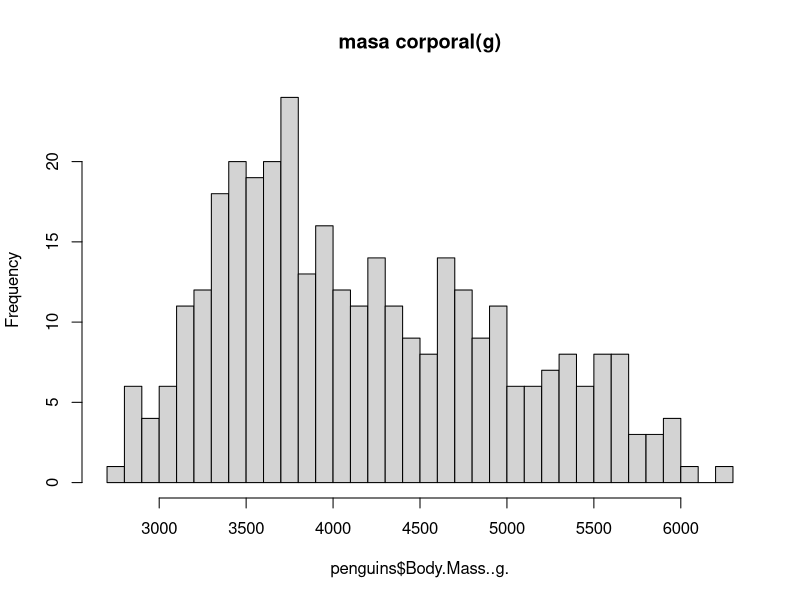
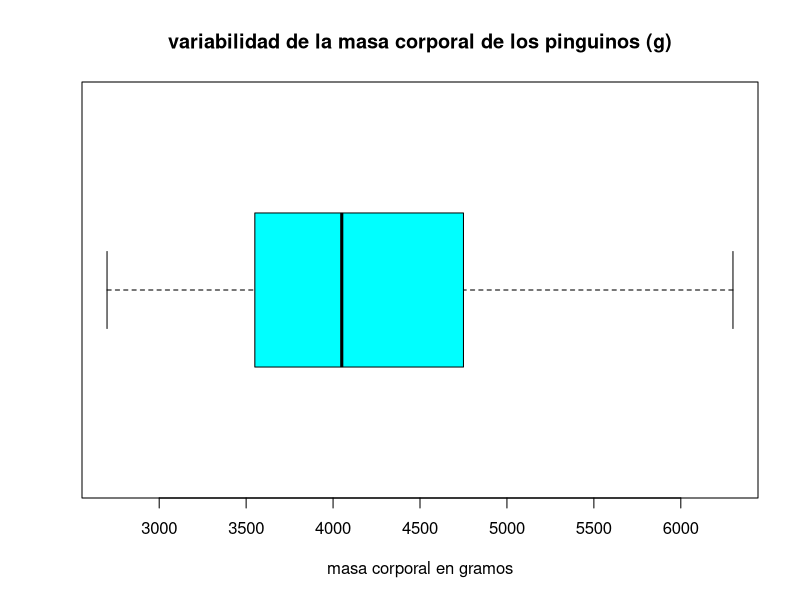
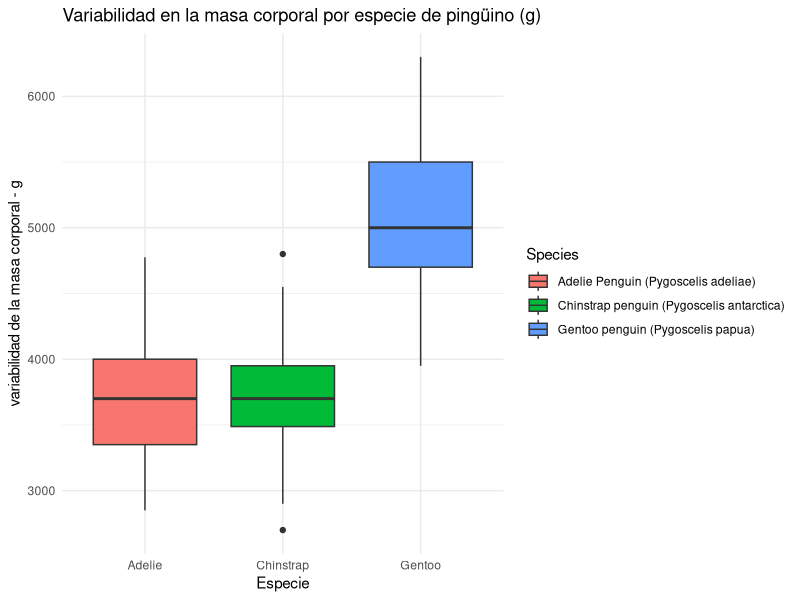
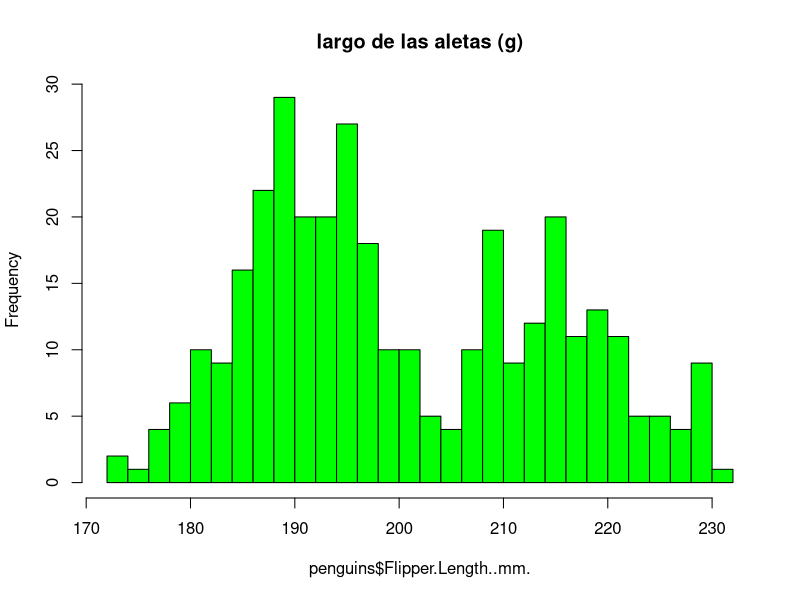
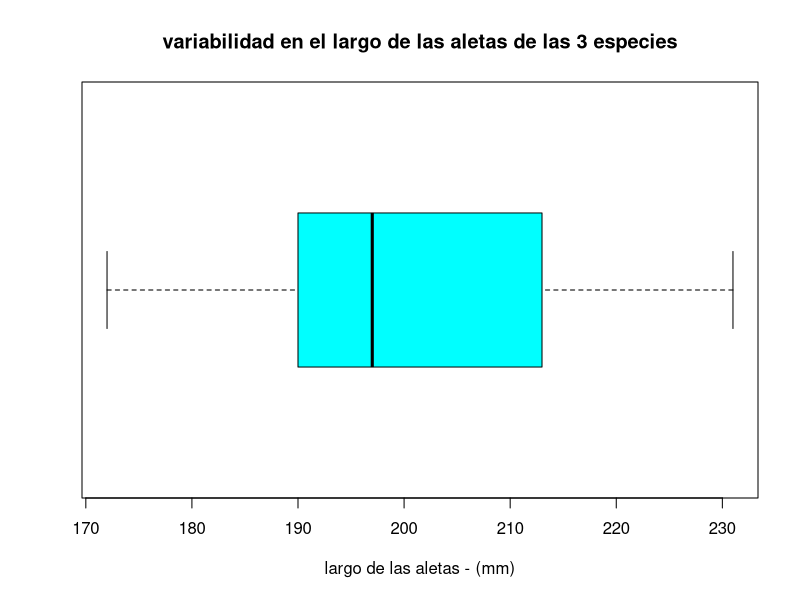
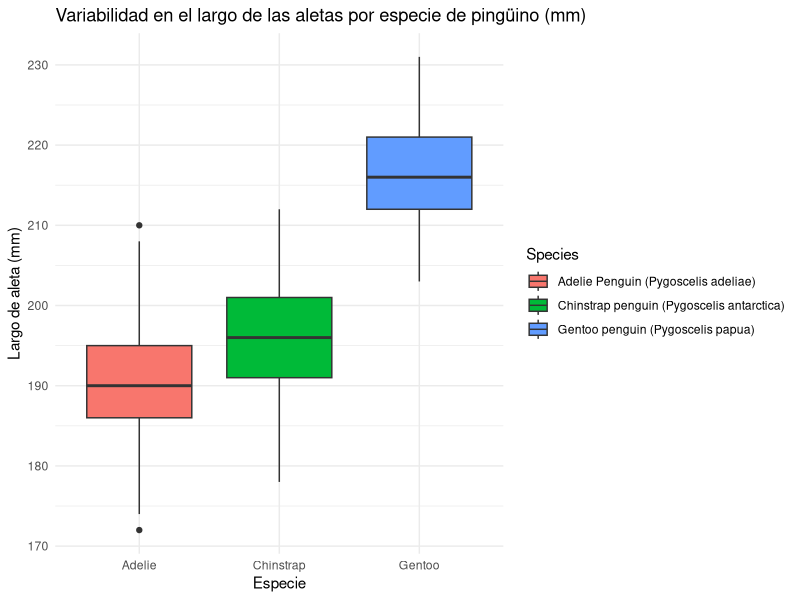
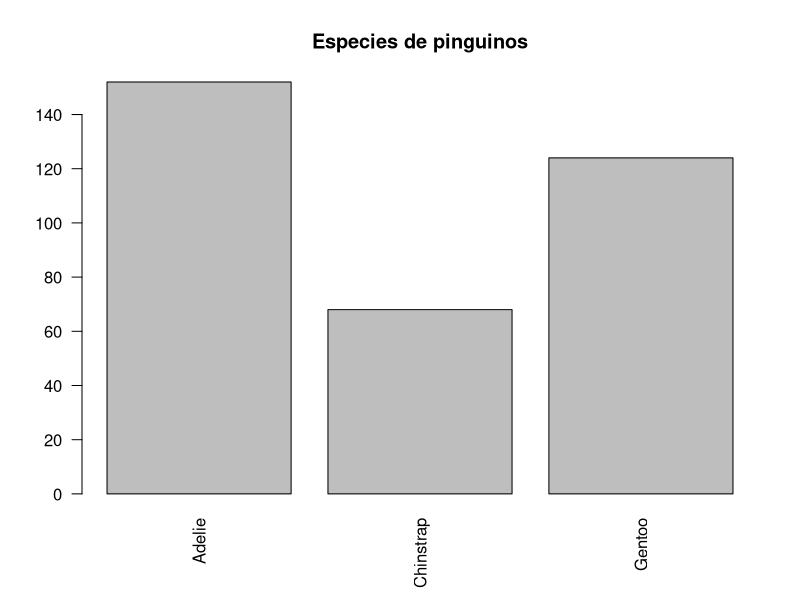
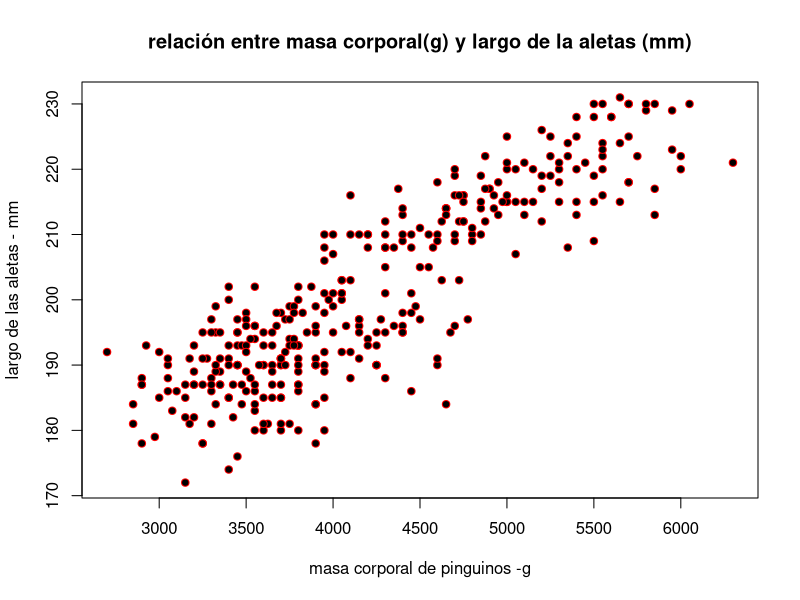

Write R code to recreate these figures, in order.
#si no están isntaladas ejecuta esto
librerias <- c("readr", "readxl", "ggplot2", "tidyr", "dplyr", "lmtest")
for (lib in librerias) {
  if (!require(lib, character.only = TRUE)) {
    install.packages(lib)
    library(lib, character.only = TRUE)
  }
}

#librerías para cargar la data 
library(readr)
library(readxl)

#librerías para exploración y limpieza
library(ggplot2)
library(tidyr)
library(dplyr)

#lmtest: contiene diferentes pruebas para verificar asunciones como homocedasticidad, independencia, etc.
library(lmtest)


raw_data <- read_excel("6_penguins_lter.xlsx", col_names = FALSE)

penguins <- read.csv(text = paste(raw_data[[1]], collapse = "\n"),
                     stringsAsFactors = FALSE)

# ================================ #
# Análisis exploratorio de datos #
# ================================ #

# checklist: agregar una respuesta cuando se haya definido en la asignación del av

# ¿Cuál será la variable variable objetivo (Y)? (cuantitativa continua)
# ¿Cuál será la variable predictora (X)? (cuantitativa)
# ¿Cuál será la  variable de agrupación? (categórica)
# ¿Hay relación lineal visible entre X e Y?
# ¿Cuántos datos faltantes tengo y en qué variables?
# ¿Cuál es la justificación teórica para elegir estas variables?

# "==== estructura del data-set ===== \n"
glimpse(penguins)
#====================================================

# "==== dimensiones del data-set ===== \n"
dim(penguins)
#====================================================

# "==== nombres de las columnas/variables ===== \n"
names(penguins)
#====================================================

# "==== primeros 10 registros ===== \n"
head(penguins, 10)
#====================================================

# "==== valores faltantes ===== \n"
colSums(is.na(penguins))
#====================================================

#valores de body mass
penguins[["Body.Mass..g."]]
#====================================================

#valores nulos de body mass
sum(is.na(penguins[["Body.Mass..g."]])) #342 de 344 registros completos 
#====================================================

#filas duplicadas
filasDuplicadas <- sum(duplicated(penguins))
cat("Número de filas duplicadas en el data-set: ", filasDuplicadas)
#====================================================

# "==== resumen estadístico ===== \n"
summary(penguins)

# lo que muestra:
#   resumen genérico de:
#   Variables numéricas: Muestra el valor mínimo, el primer cuartil (25%),
#   la mediana, la media, el tercer cuartil (75%) y el valor máximo.
#   También avisa si hay datos perdidos (NA).Variables categóricas o factores:
#   Cuenta la frecuencia de cada categoría o nivel.Modelos estadísticos (ej. lm):
#   Presenta los coeficientes, el error estándar, los valores p y métricas como el R².
#====================================================

#histograma, masa corporal
hist(penguins$Body.Mass..g.,
     breaks = 30,
     main = "masa corporal(g)")

#boxplot: masa del cuerpo
boxplot(penguins$Body.Mass..g.,
        xlab = "masa corporal en gramos",
        horizontal = TRUE,
        main = "variabilidad de la masa corporal de los pinguinos (g)",
        col = "cyan")

#boxplot: variabilidad de la masa corporal en gramos por especie
#uso de GGplot pq no me permitía colocar de forma nativa una grilla en el plot.
ggplot(penguins, aes(x = Species, y = `Body.Mass..g.`, fill = Species)) +
  geom_boxplot() +
  scale_x_discrete(labels = c("Adelie", "Chinstrap", "Gentoo")) +
  theme_minimal() +
  labs(title = "Variabilidad en la masa corporal por especie de pingüino (g)",
       x = "Especie",
       y = "variabilidad de la masa corporal - g")

#=========================== ALETAS - PINGUINOS ====================================================
#¿hay valores nulos en esta colmuna?
valoresNulosAletas <- sum(is.na(penguins[["Flipper.Length..mm."]])) #342 de 344 registros completos 
cat("valores nulos para la longitud de las aletas de los pinguinos (mm): ", valoresNulosAletas)

#histograma: largo de las aletas (mm)
hist(penguins$Flipper.Length..mm.,
     breaks = 30,
     main ="largo de las aletas (g)",
     col = "green")

#boxplot: variabilidad en el largo de las aletas
boxplot(penguins$Flipper.Length..mm.,
        xlab = "largo de las aletas - (mm)",
        main = "variabilidad en el largo de las aletas de las 3 especies",
        horizontal = TRUE,
        col = "cyan")

#boxplot: variabilidad del largo de las aletas por especie
#uso de GGplot pq no me permitía colocar de forma nativa una grilla en el plot.
ggplot(penguins, aes(x = Species, y = `Flipper.Length..mm.`, fill = Species)) +
  geom_boxplot() +
  scale_x_discrete(labels = c("Adelie", "Chinstrap", "Gentoo")) +
  theme_minimal() +
  labs(title = "Variabilidad en el largo de las aletas por especie de pingüino (mm)",
       x = "Especie",
       y = "Largo de aleta (mm)")

#barplot para visualizar categóricos
barplot(table(penguins$Species),
        main = "Especies de pinguinos",
        names.arg = c("Adelie", "Chinstrap", "Gentoo"),
        las = 2)

#============= SUPUESTOS =========== #
#Coeficiente R: o coeficiente de correlación de pearson,
#mide la fuerza y la dirección de la relación lineal entre
#dos variables cuantitativas. Su valor va desde -1 hasta 1,
#indicando si los cambios en una variable se acompañan de cambios proporcionales en la otra.
#entonces, un valor más cercano a 1 indica una fuerte correlación entre ambas variables

valorCorrelacion <- cor(penguins$Flipper.Length..mm.,
                        penguins$Body.Mass..g.,
                        use = "complete.obs")

#coeficiente R entre masa corporal y culmen length
valorCorrelacion2 <- cor(penguins$Culmen.Length..mm.,
                         penguins$Body.Mass..g.,
                         use = "complete.obs")
cat("valor R entre largo de las aletas y masa corporal en pinguinos: ", valorCorrelacion, "\n")
cat("valor R entre el largo de la parte superior del pico y masa corporal en pinguinos: ", valorCorrelacion2)



# ===== verficicación de supuestos ====== #
# Linealidad de la relación entre body mass y flipper length:
#scatterplot: masa corporal - largo de las aletas
plot(penguins$Body.Mass..g., penguins$Flipper.Length..mm.,
     xlab = "masa corporal de pinguinos -g", ylab = "largo de las aletas - mm",
     main = "relación entre masa corporal(g) y largo de la aletas (mm)",
     col = "red",
     pch = 21,
     bg = "black",)

# =========== Normalidad de Residuos =========== #
# Done: hacer test con shapiro-wilk: Shapiro-Wilk: p-valor = 0.XXX → [Se cumple / No se cumple]
#shapiro wilk comprueba que los residuos del modelo sigan una distribución normal
modelo <- lm(Body.Mass..g. ~ Flipper.Length..mm.,
             data = penguins)

residuos <- residuals(modelo)
valorShapiroTest <- shapiro.test(residuos)
valorP <- valorShapiroTest$p.value
print(shapiro.test(residuos))

summary(modelo)
#Done: mostrar por pantalla el valor p del test
cat("Valor p del test de Shapiro-Wilk:", valorShapiroTest$p.value, "\n")
if(valorP > 0.05){
  cat("los residuos siguen una distribución normal \n")
} else{
  cat("los residuos no siguen una distribución normal \n")
}

# =========== done: homocedasticidad: prueba de breusch - pagan =========== # 
pruebaBP <- bptest(modelo)
print(pruebaBP)
# Homocedasticidad: prueba de Breusch-Pagan, p-valor = 0.1418
# No se rechaza la hipótesis de homocedasticidad de los residuos.

# ================ hecho: prueba de independencia: durbin-watson ================ #
#La hipótesis nula para la prueba de Durbin-Watson es que no hay autocorrelación en los residuos (son independientes entre sí)
#https://www.geeksforgeeks.org/r-language/understanding-durbin-watson-test-in-r/
pruebaWatson <- dwtest(modelo)
print(pruebaWatson)
if(pruebaWatson$p.value>0.05){
  print("no existe evidencia estadística suficiente para rechazar la hipótesis nula que establece que los residuos no están autocorrelacionados (o sea que son independientes entre sí)")
}else{
  print("los residuos están autocorrelacionados, no se puede continuar.")
}
# ====== supuestos completados ======= #



# == no prestar atención por ahora === #
#modelo con especies separadas (opción B)
#el modelo anterior considera las especies de forma glogal sin considerar su especie o sexo
#propongo crear modelos para cada especie de pinguino, por ahora solo para comparar residuales e interceptos
#el documento pide el uso de la variable categórica de dos niveles, pero aún no sé como implementarla al proyecto

#1. separación de datos por especie:
adelie_data <- penguins %>% filter(Species == "Adelie Penguin (Pygoscelis adeliae)")
gentoo_data <- penguins %>% filter(Species == "Gentoo penguin (Pygoscelis papua)")
chinstrap_data <- penguins %>% filter(Species == "Chinstrap penguin (Pygoscelis antarctica)")

#2. creación de modelo por especie de pinguino:
modelo_adelie <- lm(Body.Mass..g. ~ Flipper.Length..mm., data = adelie_data)
modelo_gentoo <- lm(Body.Mass..g. ~ Flipper.Length..mm., data = gentoo_data)
modelo_chinstrap <- lm(Body.Mass..g. ~ Flipper.Length..mm., data = chinstrap_data)

#3. resultados por modelo
summary(modelo_adelie)
summary(modelo_gentoo)
summary(modelo_chinstrap)
